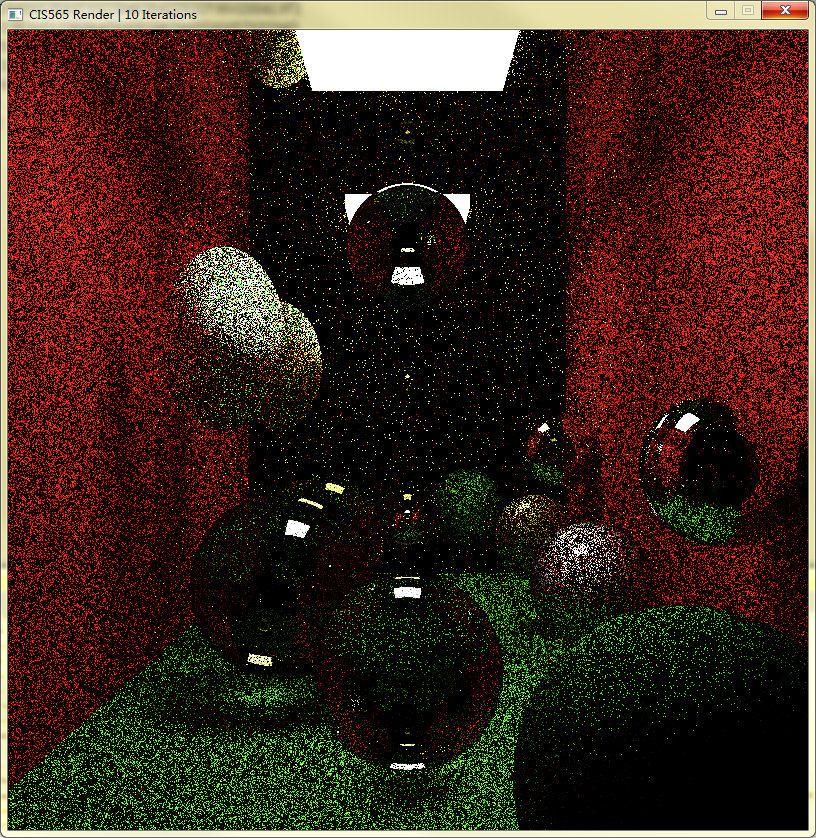
%> input picture medianFilter/img/0010iter.png, 816 x 838 px; its folder holds only this picture in this run
$ octave medianf.m   (GNU Octave 9; MATLAB toolbox functions it lacks are replaced by stand-ins)
%> lines starting %> are read from the running program, lines starting %| are printed output that depends on the picture
### medianFilter/PSNR.m
function decibels=PSNR(A,B)

% PURPOSE: To find the PSNR (peak signal-to-noise ratio) between two
%          intensity images A and B, each having values in the interval
%          [0,1]. The answer is in decibels (dB).
%
%          There is also a provision, in EXAMPLE 3 below, for images
%          stored in the interval [0,255], i.e. 256 gray levels.
%
% SYNOPSIS: PSNR(A,B)
%
% DESCRIPTION: The following is quoted from "Fractal Image Compression",
%              by Yuval Fisher et al.,(Springer Verlag, 1995),
%              section 2.4, "Pixelized Data".
%
%              "...PSNR is used to measure the difference between two
%              images. It is defined as
%
%                           PSNR = 20 * log10(b/rms)
%
%              where b is the largest possible value of the signal
%              (typically 255 or 1), and rms is the root mean square
%              difference between two images. The PSNR is given in
%              decibel units (dB), which measure the ratio of the peak
%              signal and the difference between two images. An increase
%              of 20 dB corresponds to a ten-fold decrease in the rms
%              difference between two images.
%
%              There are many versions of signal-to-noise ratios, but
%              the PSNR is very common in image processing, probably
%              because it gives better-sounding numbers than other
%              measures."
%
% EXAMPLE 1: load clown
%            A = ind2gray(X,map); % Convert to an intensity image in [0,1].
%            B = 0.95 * A;        % Make B close to, but different from, A.
%            PSNR(A,B)            % ---> "PSNR = +33.49 dB"
%
% EXAMPLE 2: A = rand(256); % A is a random 256 X 256 matrix in [0,1].
%            B = 0.9 * A;   % Make B close to, but different from, A.
%            PSNR(A,B)      % ---> "PSNR = +24.76 dB (approx)"
%
% EXAMPLE 3: For images with 256 gray levels: this function PSNR was
%            originally written for matrix-values between 0 and 1,
%            because of MATLAB's preference for that interval.
%
%            However, suppose the matrix has values in [0,255]. Taking
%            Example 1 above, we could change the image to 256 gray levels.
%
%            load clown
%            A = ind2gray(X,map); % Convert to intensity image in [0,1]
%            AA = uint8(255*A);   % Change to integers in [0,255]
%            BB = 0.95*AA;        % Make BB close to AA.
%
%            Now we must alter the code for this new case. Comment out the
%            existing program (using %) and uncomment the alternative
%            underneath it.
%
%            PSNR(AA,BB)          % ---> "PSNR = +33.56 dB"
%
%            Note the slightly different result from Example 1, because
%            decimal values were rounded into integers.

if A == B
   %error('Images are identical: PSNR has infinite value')
   decibels=Inf;
   return;
end

max2_A = max(max(A));
max3_B = max(max(max(B)));
min2_A = min(min(A));
min2_B = min(min(B));

error_diff = A - B;
decibels = 20*log10(double(max3_B)/(sqrt(mean(mean(mean(error_diff.^2))))));
disp(sprintf('PSNR = +%5.2f dB',decibels))

% [16 lines of commented-out code are left out]

### medianFilter/medianf.m
name=dir('./img');
[m,n]=size(name);
hold on
ref=imread(['./img/' name(m).name]);
%> ref is the input picture: size 838x816x3 uint8; mean R, G, B 57, 33.7, 22.3
h=fspecial('average', 3);
for i=3:m
    figure;
    img=imread(['./img/' name(i).name]);
    subplot(1,2,1)
    imshow(img,[]);
    p=PSNR(img,ref);
%> p = Inf

    title(['Original PSNR=' num2str(p)]);
%     img(:,:,1)=imfilter(img(:,:,1),h,'symmetric');
%     img(:,:,2)=imfilter(img(:,:,2),h,'symmetric');
%     img(:,:,3)=imfilter(img(:,:,3),h,'symmetric');
    img(:,:,1)=medfilt2(img(:,:,1),[5,5],'symmetric');
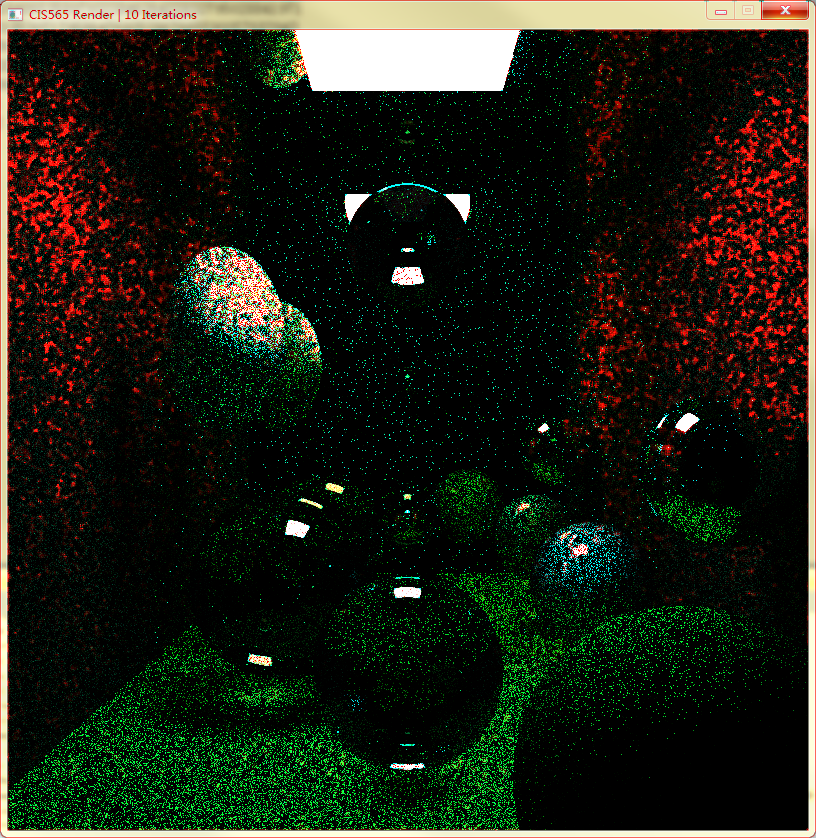
%> img: size 838x816x3 uint8; mean R, G, B 31.8, 33.7, 22.3
    img(:,:,2)=medfilt2(img(:,:,2),[5,5],'symmetric');
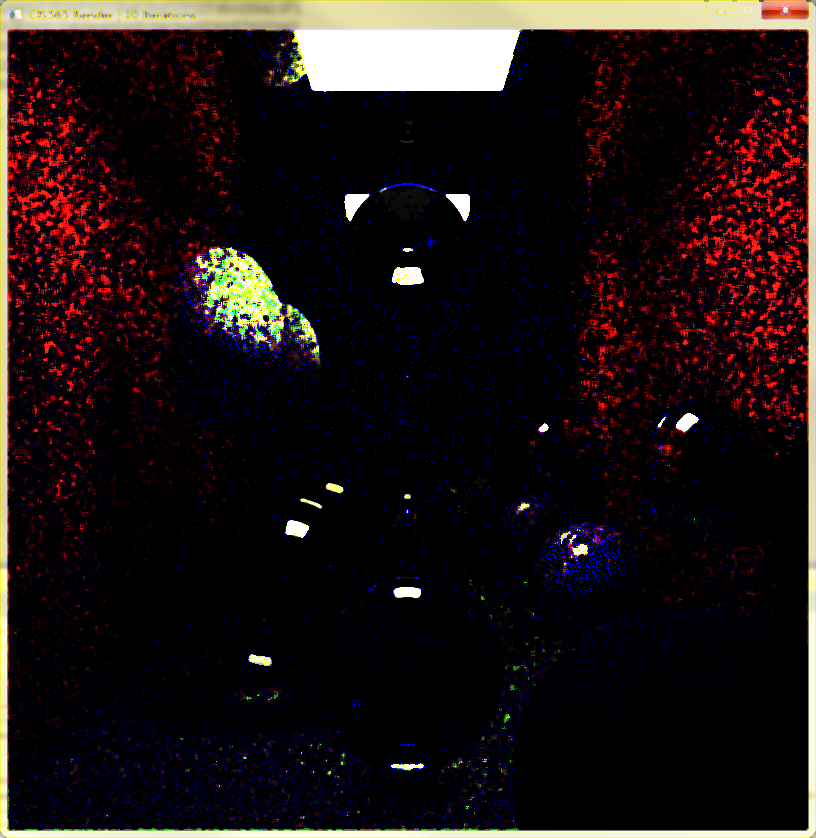
%> img: size 838x816x3 uint8; mean R, G, B 31.8, 22.3, 22.3
    img(:,:,3)=medfilt2(img(:,:,3),[5,5],'symmetric');
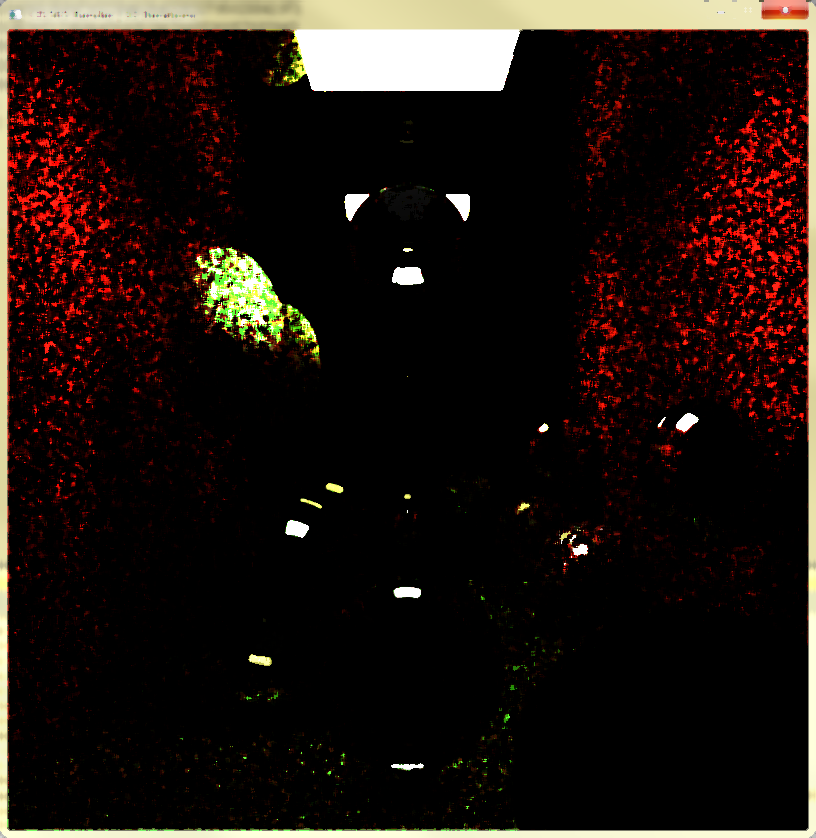
%> img: size 838x816x3 uint8; mean R, G, B 31.8, 22.3, 17.7
    subplot(1,2,2)
    imshow(img,[]);
    p=PSNR(img,ref);
%> in PSNR (call 2), `max2_A = max(max(A));`: max2_A = [255 255 255]
%> in PSNR (call 2), `max3_B = max(max(max(B)));`: max3_B = 255
%> in PSNR (call 2), `min2_A = min(min(A));`: min2_A = [0 0 0]
%> in PSNR (call 2), `error_diff = A - B;`:
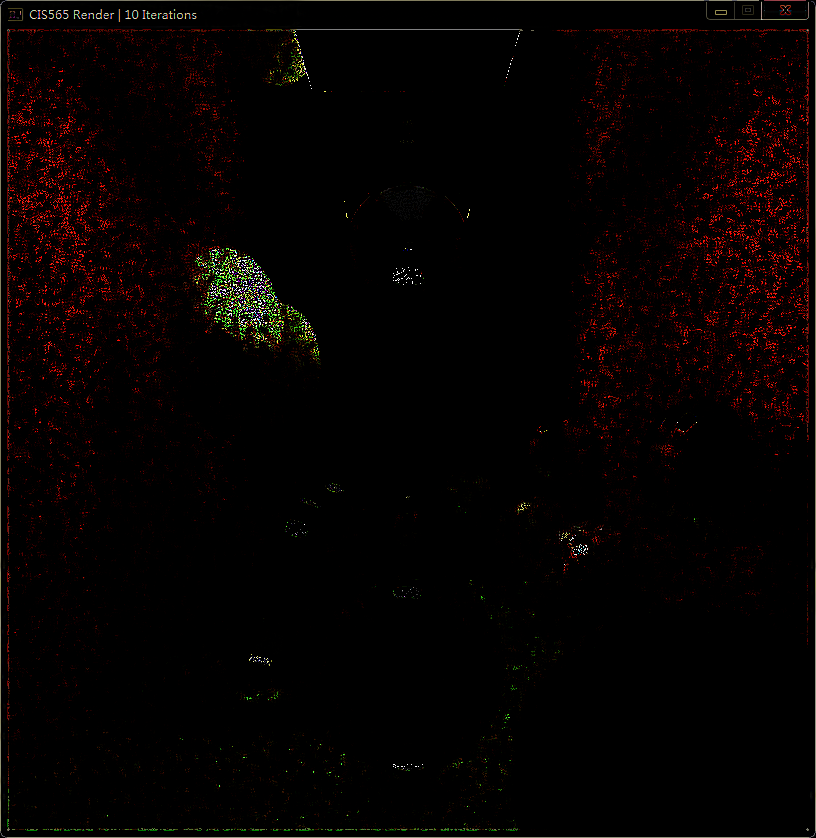
%> error_diff: size 838x816x3 uint8; mean R, G, B 6.2, 2.1, 1.3
%> in PSNR (call 2), `decibels = 20*log10(double(max3_B)/(sqrt(mean(mean(mean(error_diff.^2)..`: decibels = 38.18
%| PSNR = +38.18 dB
%> p = 38.18

    title(['Midian Filter PSNR=' num2str(p)]);
    imwrite(img,['./out/filtered' name(i).name]);
end
